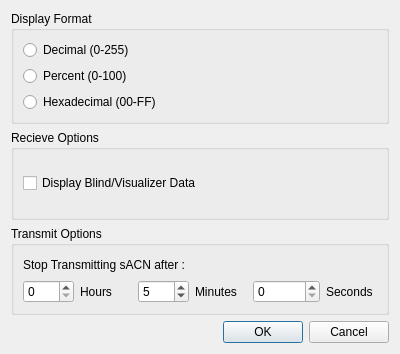
<?xml version="1.0" encoding="UTF-8"?>
<ui version="4.0">
 <class>PreferencesDialog</class>
 <widget class="QDialog" name="PreferencesDialog">
  <property name="geometry">
   <rect>
    <x>0</x>
    <y>0</y>
    <width>400</width>
    <height>354</height>
   </rect>
  </property>
  <property name="windowTitle">
   <string>Preferences</string>
  </property>
  <layout class="QVBoxLayout" name="verticalLayout_4">
   <item>
    <widget class="QGroupBox" name="groupBox">
     <property name="title">
      <string>Display Format</string>
     </property>
     <layout class="QVBoxLayout" name="verticalLayout_2">
      <item>
       <widget class="QRadioButton" name="DecimalDisplayFormat">
        <property name="enabled">
         <bool>true</bool>
        </property>
        <property name="text">
         <string>Decimal (0-255)</string>
        </property>
       </widget>
      </item>
      <item>
       <widget class="QRadioButton" name="PercentDisplayFormat">
        <property name="text">
         <string>Percent (0-100)</string>
        </property>
       </widget>
      </item>
      <item>
       <widget class="QRadioButton" name="HexDisplayFormat">
        <property name="text">
         <string>Hexadecimal (00-FF)</string>
        </property>
       </widget>
      </item>
     </layout>
    </widget>
   </item>
   <item>
    <widget class="QGroupBox" name="groupBox_2">
     <property name="title">
      <string>Recieve Options</string>
     </property>
     <layout class="QVBoxLayout" name="verticalLayout">
      <item>
       <widget class="QCheckBox" name="checkBox">
        <property name="text">
         <string>Display Blind/Visualizer Data</string>
        </property>
       </widget>
      </item>
     </layout>
    </widget>
   </item>
   <item>
    <widget class="QGroupBox" name="groupBox_3">
     <property name="title">
      <string>Transmit Options</string>
     </property>
     <layout class="QVBoxLayout" name="verticalLayout_3">
      <item>
       <widget class="QLabel" name="label">
        <property name="text">
         <string>Stop Transmitting sACN after :</string>
        </property>
       </widget>
      </item>
      <item>
       <layout class="QHBoxLayout" name="horizontalLayout">
        <property name="sizeConstraint">
         <enum>QLayout::SetDefaultConstraint</enum>
        </property>
        <item>
         <widget class="QSpinBox" name="NumOfHoursOfSacn">
          <property name="maximum">
           <number>48</number>
          </property>
         </widget>
        </item>
        <item>
         <widget class="QLabel" name="label_4">
          <property name="text">
           <string>Hours</string>
          </property>
         </widget>
        </item>
        <item>
         <widget class="QSpinBox" name="NumOfMinOfSacn">
          <property name="maximum">
           <number>500</number>
          </property>
          <property name="value">
           <number>5</number>
          </property>
         </widget>
        </item>
        <item>
         <widget class="QLabel" name="label_3">
          <property name="text">
           <string>Minutes</string>
          </property>
         </widget>
        </item>
        <item>
         <widget class="QSpinBox" name="NumOfSecOfSacn">
          <property name="maximum">
           <number>100000</number>
          </property>
          <property name="value">
           <number>0</number>
          </property>
         </widget>
        </item>
        <item>
         <widget class="QLabel" name="label_2">
          <property name="text">
           <string>Seconds</string>
          </property>
         </widget>
        </item>
       </layout>
      </item>
     </layout>
    </widget>
   </item>
   <item>
    <widget class="QDialogButtonBox" name="buttonBox">
     <property name="orientation">
      <enum>Qt::Horizontal</enum>
     </property>
     <property name="standardButtons">
      <set>QDialogButtonBox::Cancel|QDialogButtonBox::Ok</set>
     </property>
    </widget>
   </item>
  </layout>
 </widget>
 <resources/>
 <connections>
  <connection>
   <sender>buttonBox</sender>
   <signal>accepted()</signal>
   <receiver>PreferencesDialog</receiver>
   <slot>accept()</slot>
   <hints>
    <hint type="sourcelabel">
     <x>248</x>
     <y>254</y>
    </hint>
    <hint type="destinationlabel">
     <x>157</x>
     <y>274</y>
    </hint>
   </hints>
  </connection>
  <connection>
   <sender>buttonBox</sender>
   <signal>rejected()</signal>
   <receiver>PreferencesDialog</receiver>
   <slot>reject()</slot>
   <hints>
    <hint type="sourcelabel">
     <x>316</x>
     <y>260</y>
    </hint>
    <hint type="destinationlabel">
     <x>286</x>
     <y>274</y>
    </hint>
   </hints>
  </connection>
 </connections>
</ui>
